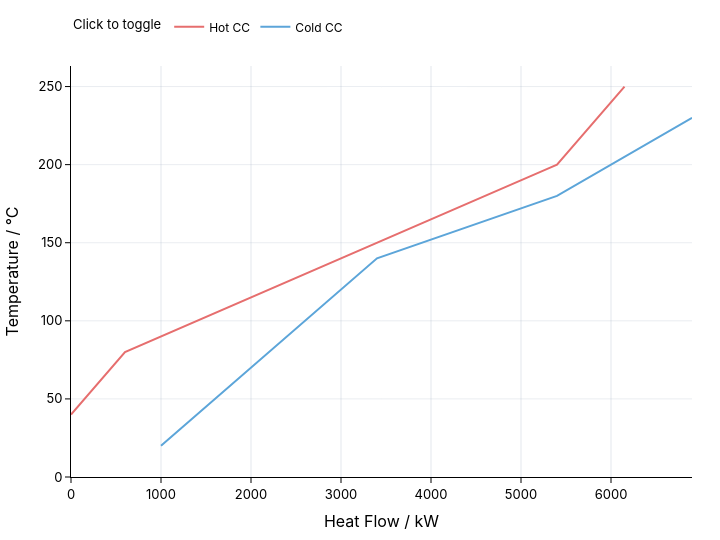

Notebook code for this chart:
### Code cell
baseline.plot.composite_curve(zone_name="crude_preheat_train")

### Figure 1 — Plotly figure (JSON) as saved in the notebook; plotly's stock layout.template omitted (floating-point values rounded to 4 significant figures)
{"data": [{"hovertemplate": "Hot CC<br>Heat Flow / kW: %{x}<br>Temperature / °C: %{y}<extra></extra>", "legendgroup": "Hot CC", "line": {"color": "#e66e6e", "width": 2}, "mode": "lines", "name": "Hot CC", "showlegend": true, "type": "scatter", "x": [6150, 5400, 5267.0, 4600, 600, 0], "y": [250, 200, 196.7, 180, 80, 40]}, {"hovertemplate": "Cold CC<br>Heat Flow / kW: %{x}<br>Temperature / °C: %{y}<extra></extra>", "legendgroup": "Cold CC", "line": {"color": "#5ca5d9", "width": 2}, "mode": "lines", "name": "Cold CC", "showlegend": true, "type": "scatter", "x": [6900, 6000, 5900, 5400, 3400, 1000], "y": [230, 200, 196.7, 180, 140, 20]}], "layout": {"autosize": false, "font": {"color": "#000000", "family": "IBM Plex Sans, Inter, system-ui, sans-serif", "size": 13}, "height": 540, "hoverlabel": {"bgcolor": "#ffffff", "font": {"color": "#000000"}}, "hovermode": "closest", "legend": {"font": {"color": "#000000", "size": 12}, "orientation": "h", "title": {"font": {"color": "#000000", "size": 13}, "text": "Click to toggle"}, "y": 1.06, "yanchor": "bottom"}, "margin": {"b": 48, "l": 50, "r": 28, "t": 64}, "paper_bgcolor": "#ffffff", "plot_bgcolor": "#ffffff", "width": 720, "xaxis": {"gridcolor": "rgba(148, 163, 184, 0.25)", "linecolor": "#000000", "rangemode": "tozero", "showgrid": true, "showline": true, "tickcolor": "#000000", "tickfont": {"color": "#000000"}, "ticks": "outside", "title": {"font": {"color": "#000000"}, "text": "Heat Flow / kW"}, "zeroline": true, "zerolinecolor": "rgba(15, 23, 42, 0.8)", "zerolinewidth": 1.25}, "yaxis": {"gridcolor": "rgba(148, 163, 184, 0.2)", "linecolor": "#000000", "rangemode": "tozero", "showgrid": true, "showline": true, "tickcolor": "#000000", "tickfont": {"color": "#000000"}, "ticks": "outside", "title": {"font": {"color": "#000000"}, "text": "Temperature / °C"}, "zeroline": true, "zerolinecolor": "rgba(15, 23, 42, 0.8)", "zerolinewidth": 1.25}}}
